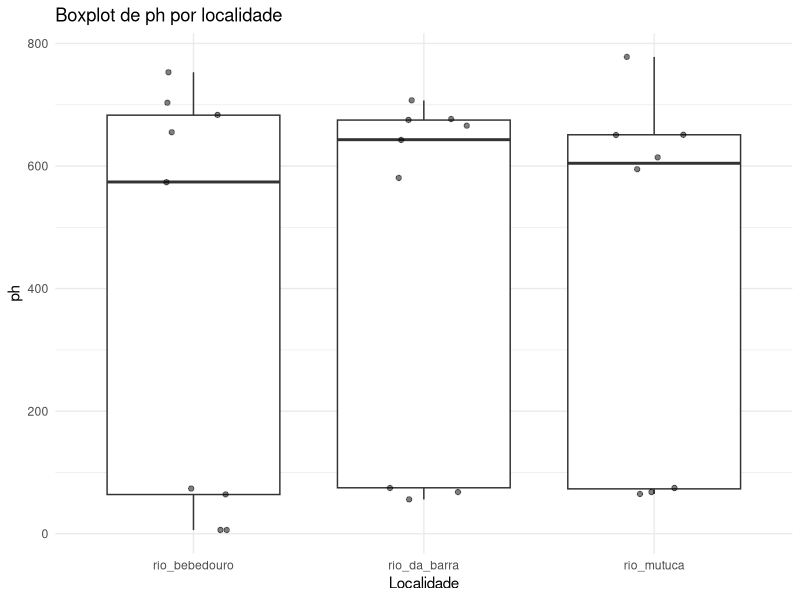
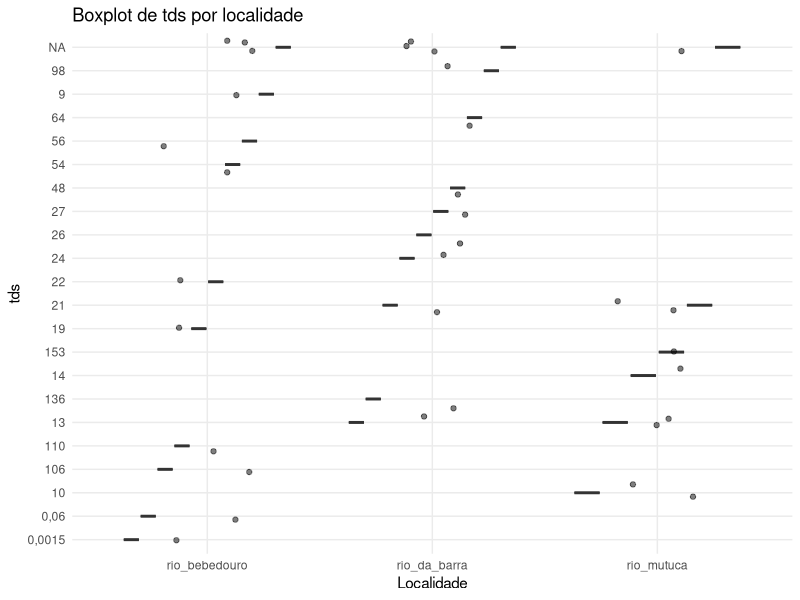
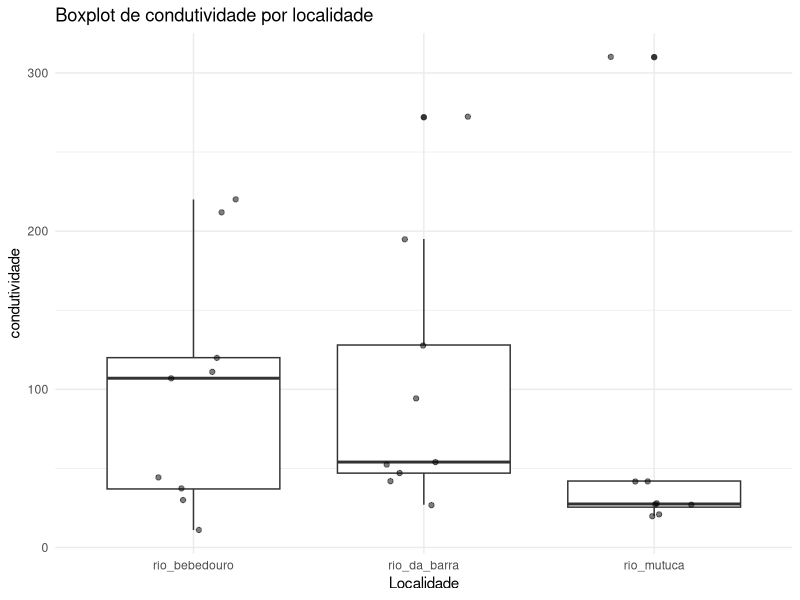
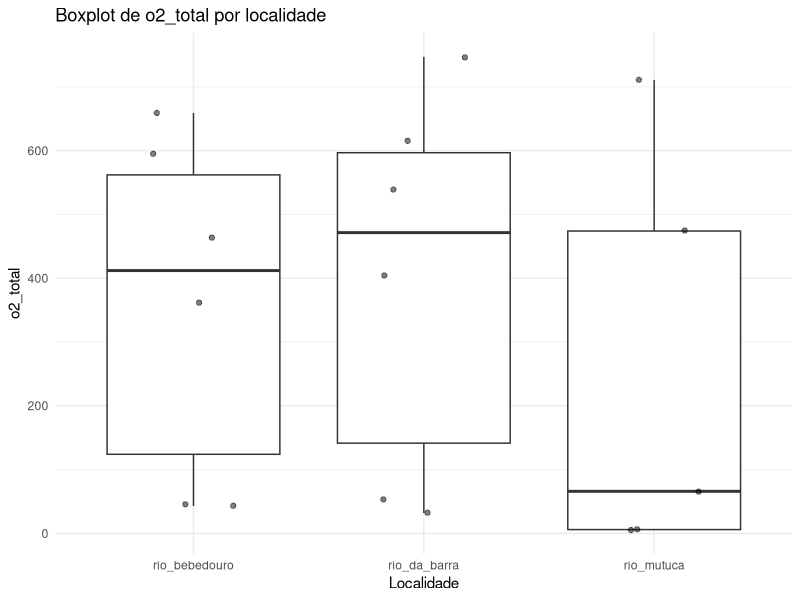
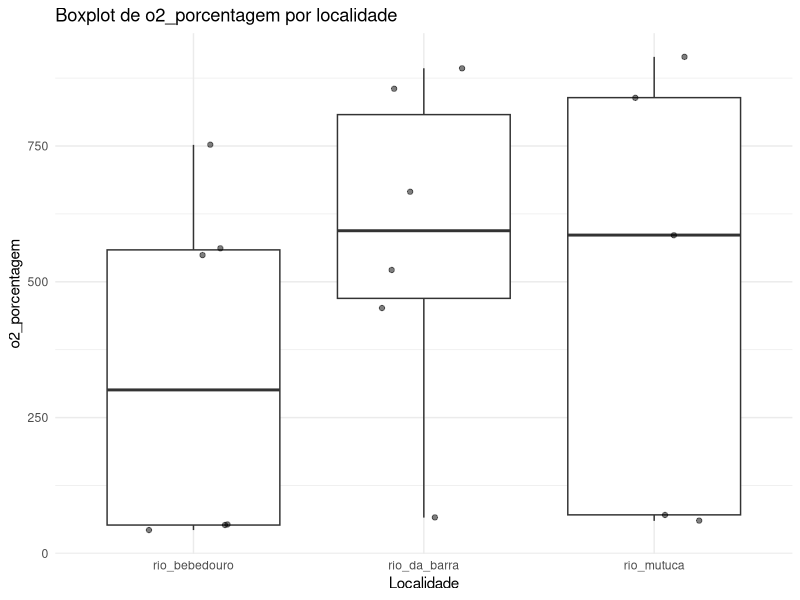
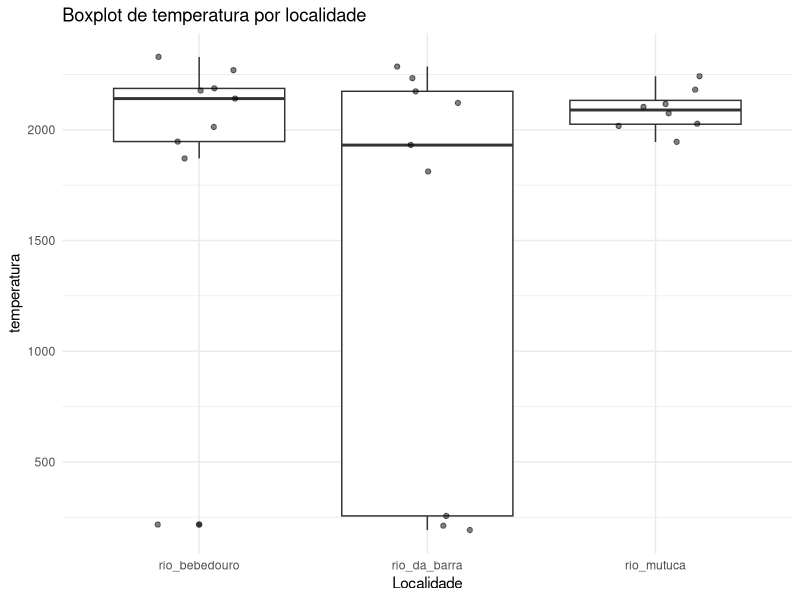

Write the R code that produced these figures, in order. (Note: this script raises an error after producing the figures.)
library(tidyverse)



################################## Configurações ###############################
set.seed(1994)
metodos_de_amostragem <- c("D Net")
vetor_respostas <- c(
  "aspt", "bmwp", "razao_ept_chironomidae", "relativo_odonata", 
  "relativo_trichoptera", 
  "riqueza_familias_ephemeroptera", 
  "riqueza_familias_trichoptera",
  "giovanas_index")
vetor_variaveis_ambiente <- c(
  "ph", "tds", "condutividade", "o2_total", "o2_porcentagem", "temperatura"
)

################################## Carregar dados ##############################
sonda_df <- read_csv("dados/dados_sonda_bocaina.csv") %>%
  rename(
    temperatura = temp,
    o2_total = "o2 total",
    o2_porcentagem = "o2 porcentagem"
  )



indices_df <- read_csv("dados/processado/matriz_indices_imaturos_piata.csv") %>%
  filter(method %in% metodos_de_amostragem) %>%
  select(-method)
bocainas_indexes <- read_csv("tabelas/indice_multimetrico/indice_bocaina_imaturos_piata.csv") 


# Unir dados de índices com dados ambientais
merged_df <- indices_df %>%
  inner_join(sonda_df, by = c("campanha", "rio", "locality_name")) %>%
  inner_join(bocainas_indexes, by = c("campanha", "rio", "locality_name"))
# spearman correlation ph e riqueza ephemeroptera


################################# Checar outliers ##############################

# boxplot de ph por rio
lista_de_plots <- list()
for (variavel in vetor_variaveis_ambiente) {
  
    ggplot(merged_df, aes_string(x = "rio", y = variavel)) +
      geom_boxplot() +
      geom_jitter(width = 0.2, alpha = 0.5) +
      labs(
        title = paste("Boxplot de", variavel, "por localidade"),
        x = "Localidade",
        y = variavel
      ) +
      theme_minimal()
  ggsave(filename = paste0("figuras/sonda/boxplot_", variavel, ".png"), width = 8, height = 6)
}

# remover outliers
merged_df <- merged_df %>%
  filter(ph >= 5.7) %>%
  filter(temperatura < 24) %>%
  filter(condutividade < 250) %>%
  filter(tds < 125)






################################ Análise de correlação #########################
response_df <- data.frame()

for (ambiental in vetor_variaveis_ambiente) {
    for (resposta in vetor_respostas) {
      cor_test <- cor.test(
        merged_df[[ambiental]],
        merged_df[[resposta]],
        method = "pearson"
      )
      
      response_df <- rbind(
        response_df,
        data.frame(
          variavel_ambiental = ambiental,
          resposta = resposta,
          correlacao = cor_test$estimate,
          p_value = cor_test$p.value
        )
      )
    }
}
